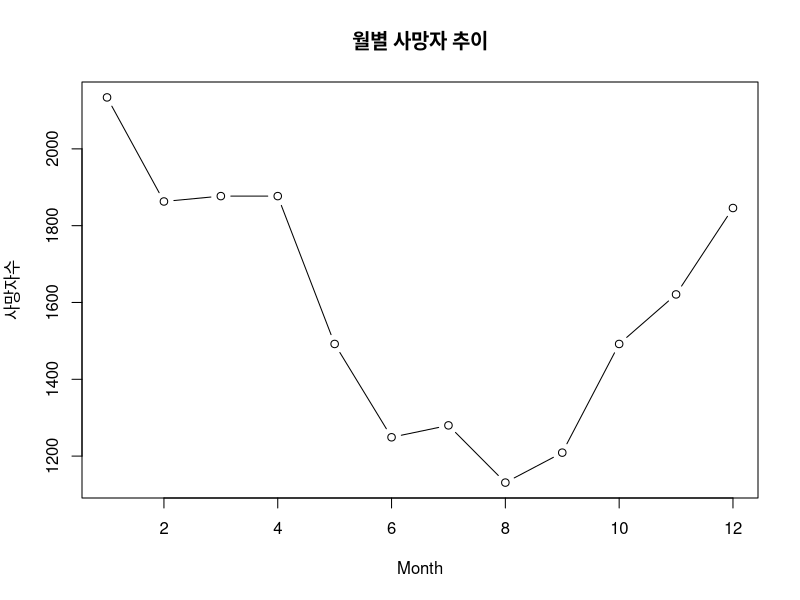

The R source for this figure:
death <- as.vector(window(mdeaths, 1974, c(1974, 12)))

plot(1:12,                       # x data
     death,                      # y data (1974년 자료)
     main='월별 사망자 추이',    # 그래프 제목
     type='b',                   # 그래프 종류
     lty=1,                      # 선의 종류
     xlab='Month',               # x축 레이블
     ylab='사망자수'             # y축 레이블
)